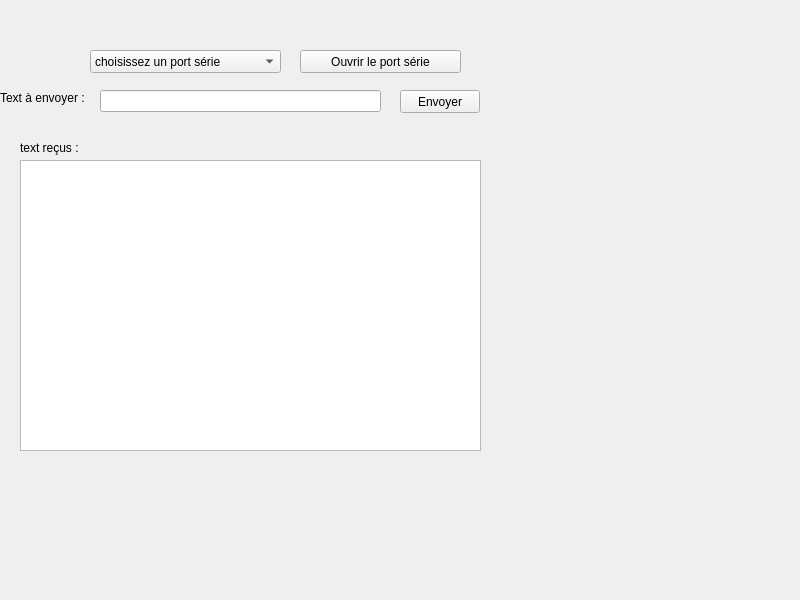
<?xml version="1.0" encoding="UTF-8"?>
<ui version="4.0">
 <class>Widget</class>
 <widget class="QWidget" name="Widget">
  <property name="geometry">
   <rect>
    <x>0</x>
    <y>0</y>
    <width>800</width>
    <height>600</height>
   </rect>
  </property>
  <property name="windowTitle">
   <string>Widget</string>
  </property>
  <widget class="QComboBox" name="comboBox">
   <property name="geometry">
    <rect>
     <x>90</x>
     <y>50</y>
     <width>191</width>
     <height>23</height>
    </rect>
   </property>
   <item>
    <property name="text">
     <string>choisissez un port série</string>
    </property>
   </item>
  </widget>
  <widget class="QPushButton" name="pushButtonEnoyer">
   <property name="geometry">
    <rect>
     <x>400</x>
     <y>90</y>
     <width>80</width>
     <height>23</height>
    </rect>
   </property>
   <property name="text">
    <string>Envoyer</string>
   </property>
  </widget>
  <widget class="QLabel" name="label">
   <property name="geometry">
    <rect>
     <x>0</x>
     <y>90</y>
     <width>91</width>
     <height>16</height>
    </rect>
   </property>
   <property name="text">
    <string>Text à envoyer :</string>
   </property>
  </widget>
  <widget class="QLineEdit" name="lineEdit_2">
   <property name="geometry">
    <rect>
     <x>100</x>
     <y>90</y>
     <width>281</width>
     <height>22</height>
    </rect>
   </property>
  </widget>
  <widget class="QLabel" name="label_2">
   <property name="geometry">
    <rect>
     <x>20</x>
     <y>140</y>
     <width>81</width>
     <height>16</height>
    </rect>
   </property>
   <property name="text">
    <string>text reçus :</string>
   </property>
  </widget>
  <widget class="QTextEdit" name="textEdit">
   <property name="geometry">
    <rect>
     <x>20</x>
     <y>160</y>
     <width>461</width>
     <height>291</height>
    </rect>
   </property>
  </widget>
  <widget class="QPushButton" name="pushButton">
   <property name="geometry">
    <rect>
     <x>300</x>
     <y>50</y>
     <width>161</width>
     <height>23</height>
    </rect>
   </property>
   <property name="text">
    <string>Ouvrir le port série</string>
   </property>
  </widget>
 </widget>
 <resources/>
 <connections/>
</ui>
